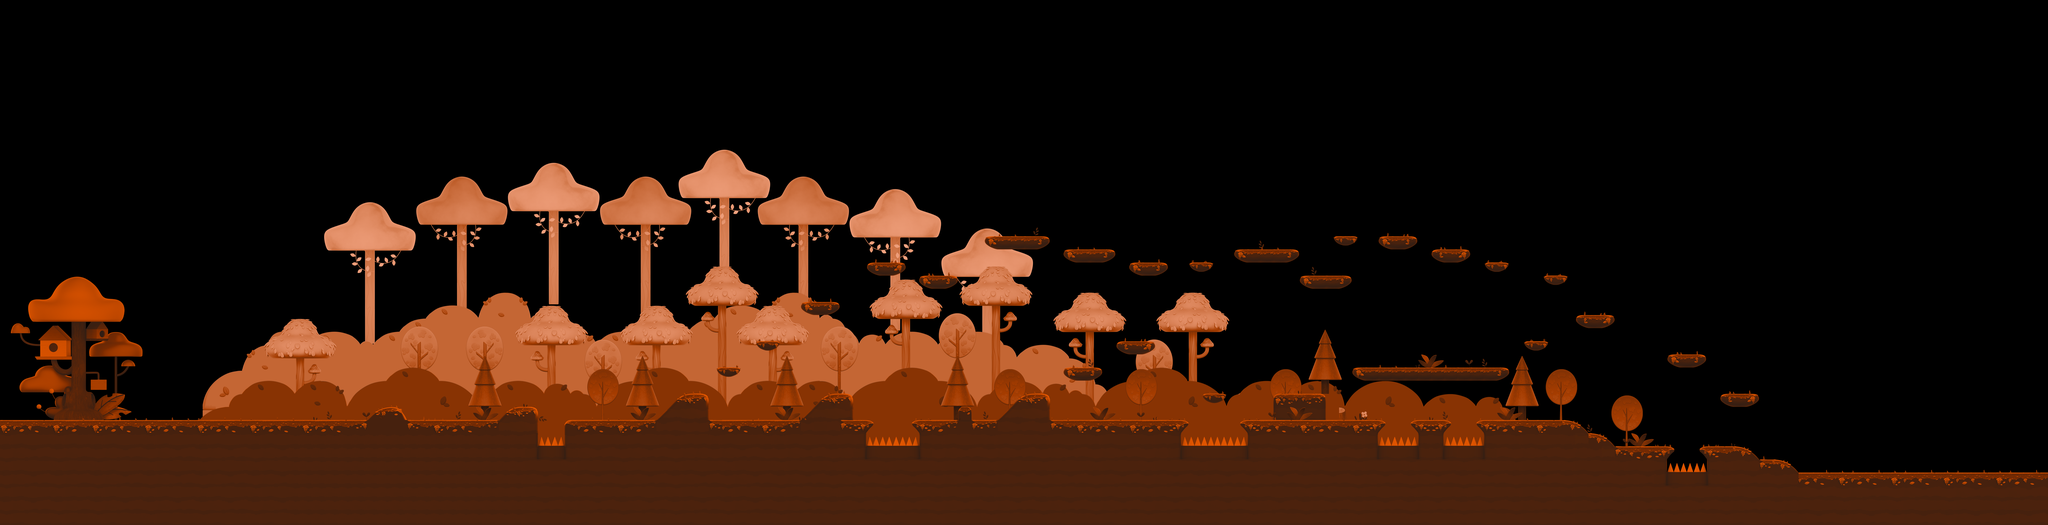

Below is a game level as drawn by its tile map, then a one-line description and the .tmx that defines it (tile-layer data replaced by summaries):
An orthogonal 156x40 tile map with 64x64 px tiles, 11 tile layers (forest_BG_trees, forest_MG_bush, forest_MG_trees, forest_FG_bush, ...), 17 tilesets and 61 objects (12x Respawn, PlayerSpawn).

<map version="1.10" tiledversion="1.10.2" orientation="orthogonal" renderorder="right-down" width="156" height="40" tilewidth="64" tileheight="64" infinite="0" nextlayerid="63" nextobjectid="823">
 <tileset firstgid="1" source="tiles/tile_forest_bushes_v02.tsx" />
 <tileset firstgid="61" source="objects/tile_forest_trees_front_v02.tsx" />
 <tileset firstgid="64" source="objects/tile_forest_trees_back_v02.tsx" />
 <tileset firstgid="67" source="objects/tile_enemies_v2.tsx" />
 <tileset firstgid="73" source="objects/tile_items_v2.tsx" />
 <tileset firstgid="77" source="tiles/tile_decorations_v01.tsx" />
 <tileset firstgid="92" source="tiles/tile_forest_ground_v04.tsx" />
 <tileset firstgid="532" source="tiles/tile_treehouse.tsx" />
 <tileset firstgid="664" source="anim/spritesheet_poof.tsx" />
 <tileset firstgid="684" source="anim/spritesheet_enemy_cramp.tsx" />
 <tileset firstgid="700" source="anim/spritesheet_enemy_lazy_cloud.tsx" />
 <tileset firstgid="714" source="anim/spritesheet_item_medal.tsx" />
 <tileset firstgid="762" source="anim/spritesheet_item_zonefive.tsx" />
 <tileset firstgid="792" source="anim/spritesheet_fx_small.tsx" />
 <tileset firstgid="801" source="anim/spritesheet_poof_orange.tsx" />
 <tileset firstgid="821" source="anim/spritesheet_fx_large.tsx" />
 <tileset firstgid="835" source="tiles/tile_forest_bushes_v03.tsx" />
 <group id="20" name="forest_BG" offsetx="-100" offsety="0">
  <layer id="62" name="forest_BG_trees" width="156" height="40" offsetx="400" offsety="140" parallaxx="0.55" parallaxy="0.7">
   <data>[6240 cells, 8 non-empty, 2 distinct tile ids]</data>
  </layer>
  <layer id="15" name="forest_MG_bush" width="156" height="40" offsetx="0" offsety="-112" parallaxx="0.6" parallaxy="0.9">
   <data>[6240 cells, 742 non-empty, 33 distinct tile ids]</data>
  </layer>
  <layer id="61" name="forest_MG_trees" width="156" height="40" offsetx="0" offsety="-20" parallaxx="0.7" parallaxy="0.95">
   <data>[6240 cells, 16 non-empty, 2 distinct tile ids]</data>
  </layer>
  <layer id="14" name="forest_FG_bush" width="156" height="40" parallaxx="0.9">
   <data>[6240 cells, 820 non-empty, 42 distinct tile ids]</data>
  </layer>
  <layer id="60" name="forest_FG_trees" width="156" height="40" offsetx="64" offsety="0">
   <data>[6240 cells, 12 non-empty, 2 distinct tile ids]</data>
  </layer>
 </group>
 <layer id="57" name="treehouse_back" width="156" height="40">
  <data>[6240 cells, 114 non-empty, 114 distinct tile ids]</data>
 </layer>
 <layer id="42" name="decorations_terrain" width="156" height="40">
  <data>[6240 cells, 930 non-empty, 12 distinct tile ids]</data>
 </layer>
 <layer id="1" name="Ground" width="156" height="40">
  <data>[6240 cells, 304 non-empty, 44 distinct tile ids]</data>
 </layer>
 <layer id="39" name="decorations" width="156" height="40">
  <data>[6240 cells, 173 non-empty, 31 distinct tile ids]</data>
 </layer>
 <layer id="10" name="water/spikes" width="156" height="40">
  <data>[6240 cells, 20 non-empty, 2 distinct tile ids]</data>
 </layer>
 <objectgroup id="8" name="items">
  <object id="580" gid="74" x="1856" y="1920" width="64" height="64" />
  <object id="581" gid="74" x="2528" y="1920" width="64" height="64" />
  <object id="582" gid="74" x="3520" y="1728" width="64" height="64" />
  <object id="585" gid="74" x="5248" y="1728" width="64" height="64" />
  <object id="586" gid="74" x="5888" y="1856" width="64" height="64" />
  <object id="587" gid="74" x="6144" y="1920" width="64" height="64" />
  <object id="588" gid="74" x="6784" y="1920" width="64" height="64" />
  <object id="589" gid="74" x="7104" y="1920" width="64" height="64" />
  <object id="591" gid="74" x="6784" y="1088" width="64" height="64" />
  <object id="592" gid="74" x="6112" y="1152" width="64" height="64" />
  <object id="593" gid="74" x="5504" y="1600" width="64" height="64" />
  <object id="594" gid="74" x="8448" y="1856" width="64" height="64" />
  <object id="595" gid="74" x="8192" y="2048" width="64" height="64" />
  <object id="630" gid="74" x="4896" y="1088" width="64" height="64" />
  <object id="631" gid="74" x="7552" y="1280" width="64" height="64" />
  <object id="640" gid="74" x="4288" y="1216" width="64" height="64" />
  <object id="641" gid="74" x="3360" y="1856" width="64" height="64" />
  <object id="642" gid="74" x="4064" y="1856" width="64" height="64" />
  <object id="643" gid="74" x="5568" y="1216" width="64" height="64" />
  <object id="644" gid="74" x="6528" y="1088" width="64" height="64" />
  <object id="645" gid="74" x="6720" y="1728" width="64" height="64" />
  <object id="646" gid="74" x="7168" y="1728" width="64" height="64" />
  <object id="647" gid="74" x="7744" y="1472" width="64" height="64" />
  <object id="648" gid="74" x="8192" y="1664" width="64" height="64" />
  <object id="665" gid="74" x="2976" y="1984" width="64" height="64" />
  <object id="666" gid="74" x="4960" y="1088" width="64" height="64" />
  <object id="667" gid="74" x="6176" y="1152" width="64" height="64" />
  <object id="675" gid="74" x="2912" y="1984" width="64" height="64" />
  <object id="676" gid="74" x="5088" y="1856" width="64" height="64" />
  <object id="817" gid="714" x="3968" y="1408" width="64" height="64">
   <properties>
    <property name="Type" value="Medal" />
   </properties>
  </object>
  <object id="818" gid="714" x="4160" y="1984" width="64" height="64">
   <properties>
    <property name="Type" value="Medal" />
   </properties>
  </object>
  <object id="819" gid="714" x="6944" y="1664" width="64" height="64">
   <properties>
    <property name="Type" value="Medal" />
   </properties>
  </object>
  <object id="820" gid="762" x="3712" y="1600" width="64" height="64">
   <properties>
    <property name="Type" value="ZoneFive" />
   </properties>
  </object>
 </objectgroup>
 <objectgroup id="9" name="enemies">
  <object id="788" gid="684" x="4672" y="1920" width="64" height="64">
   <properties>
    <property name="Type" value="Cramp" />
   </properties>
  </object>
  <object id="789" gid="684" x="5440" y="1984" width="64" height="64">
   <properties>
    <property name="Path" value="I{1L, 1R}" />
    <property name="Type" value="Cramp" />
   </properties>
  </object>
  <object id="793" gid="684" x="6464" y="1280" width="64" height="64">
   <properties>
    <property name="Path" value="I{1L, 1R}" />
    <property name="Type" value="Cramp" />
   </properties>
  </object>
  <object id="794" gid="684" x="6336" y="1856" width="64" height="64">
   <properties>
    <property name="Path" value="I{1L, 1R}" />
    <property name="Type" value="Cramp" />
   </properties>
  </object>
  <object id="795" gid="684" x="7104" y="1152" width="64" height="64">
   <properties>
    <property name="Path" value="I{1L, 1R}" />
    <property name="Type" value="Cramp" />
   </properties>
  </object>
  <object id="796" gid="684" x="7552" y="1984" width="64" height="64">
   <properties>
    <property name="Path" value="I{2L, 2R}" />
    <property name="Type" value="Cramp" />
   </properties>
  </object>
  </objectgroup>
 <objectgroup id="11" name="spawn">
  <!-- 13 objects omitted --></objectgroup>
 <objectgroup id="49" name="respawn">
  <!-- 12 objects omitted --></objectgroup>
 <layer id="56" name="treehouse_front" width="156" height="40">
  <data>[6240 cells, 2 non-empty, 2 distinct tile ids]</data>
 </layer>
</map>
<!-- 22 of 61 objects omitted -->
